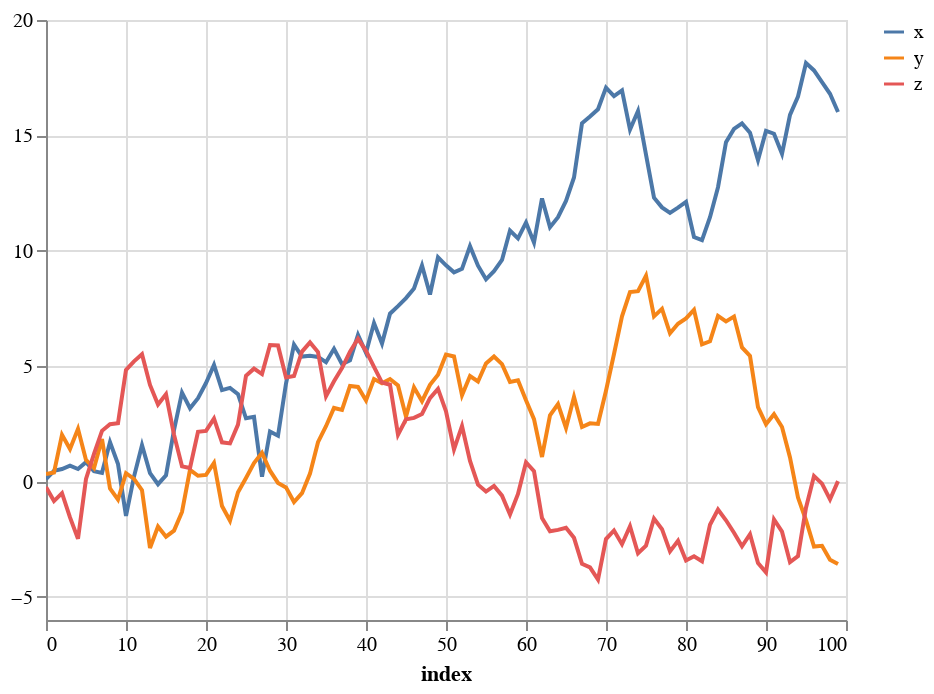

The code cell stored with this chart in its notebook:
### Code cell
df.plot(kind='line')

### Figure 1 — Vega-Lite specification as saved in the notebook (floating-point values rounded to 4 significant figures)
{"$schema": "https://vega.github.io/schema/vega-lite/v3.4.0.json", "config": {"mark": {"tooltip": null}, "view": {"height": 300, "width": 400}}, "data": {"name": "data-13099b60e16e19b1dfc8ec8ad5449064"}, "datasets": {"data-13099b60e16e19b1dfc8ec8ad5449064": [{"index": 0, "x": 0.1017, "y": 0.3197, "z": -0.2409}, {"index": 1, "x": 0.4638, "y": 0.3928, "z": -0.847}, {"index": 2, "x": 0.5428, "y": 2.022, "z": -0.5041}, {"index": 3, "x": 0.6918, "y": 1.408, "z": -1.553}, {"index": 4, "x": 0.5438, "y": 2.282, "z": -2.48}, {"index": 5, "x": 0.8413, "y": 0.9336, "z": 0.1159}, {"index": 6, "x": 0.4441, "y": 0.5846, "z": 1.199}, {"index": 7, "x": 0.3769, "y": 1.845, "z": 2.197}, {"index": 8, "x": 1.709, "y": -0.2965, "z": 2.485}, {"index": 9, "x": 0.7594, "y": -0.784, "z": 2.53}, {"index": 10, "x": -1.487, "y": 0.36, "z": 4.835}, {"index": 11, "x": 0.2151, "y": 0.1158, "z": 5.209}, {"index": 12, "x": 1.574, "y": -0.3725, "z": 5.515}, {"index": 13, "x": 0.368, "y": -2.878, "z": 4.187}, {"index": 14, "x": -0.1154, "y": -1.951, "z": 3.339}, {"index": 15, "x": 0.2686, "y": -2.388, "z": 3.781}, {"index": 16, "x": 2.227, "y": -2.126, "z": 2.033}, {"index": 17, "x": 3.851, "y": -1.319, "z": 0.6587}, {"index": 18, "x": 3.176, "y": 0.5053, "z": 0.5844}, {"index": 19, "x": 3.611, "y": 0.2488, "z": 2.155}, {"index": 20, "x": 4.268, "y": 0.287, "z": 2.193}, {"index": 21, "x": 5.052, "y": 0.8085, "z": 2.727}, {"index": 22, "x": 3.961, "y": -1.06, "z": 1.699}, {"index": 23, "x": 4.058, "y": -1.694, "z": 1.652}, {"index": 24, "x": 3.786, "y": -0.4675, "z": 2.469}, {"index": 25, "x": 2.742, "y": 0.1524, "z": 4.583}, {"index": 26, "x": 2.801, "y": 0.7991, "z": 4.892}, {"index": 27, "x": 0.2069, "y": 1.247, "z": 4.654}, {"index": 28, "x": 2.166, "y": 0.4687, "z": 5.913}, {"index": 29, "x": 1.983, "y": -0.05891, "z": 5.894}, {"index": 30, "x": 4.249, "y": -0.2545, "z": 4.508}, {"index": 31, "x": 5.934, "y": -0.8869, "z": 4.572}, {"index": 32, "x": 5.414, "y": -0.5045, "z": 5.63}, {"index": 33, "x": 5.45, "y": 0.343, "z": 6.03}, {"index": 34, "x": 5.4, "y": 1.704, "z": 5.612}, {"index": 35, "x": 5.173, "y": 2.398, "z": 3.692}, {"index": 36, "x": 5.75, "y": 3.189, "z": 4.344}, {"index": 37, "x": 5.093, "y": 3.107, "z": 4.918}, {"index": 38, "x": 5.254, "y": 4.141, "z": 5.621}, {"index": 39, "x": 6.358, "y": 4.098, "z": 6.186}, {"index": 40, "x": 5.58, "y": 3.514, "z": 5.665}, {"index": 41, "x": 6.869, "y": 4.439, "z": 4.971}, {"index": 42, "x": 5.978, "y": 4.256, "z": 4.29}, {"index": 43, "x": 7.274, "y": 4.442, "z": 4.196}, {"index": 44, "x": 7.601, "y": 4.162, "z": 2.033}, {"index": 45, "x": 7.949, "y": 2.813, "z": 2.694}, {"index": 46, "x": 8.364, "y": 4.084, "z": 2.76}, {"index": 47, "x": 9.36, "y": 3.483, "z": 2.928}, {"index": 48, "x": 8.105, "y": 4.19, "z": 3.614}, {"index": 49, "x": 9.715, "y": 4.624, "z": 4.015}, {"index": 50, "x": 9.37, "y": 5.504, "z": 3.041}, {"index": 51, "x": 9.066, "y": 5.421, "z": 1.395}, {"index": 52, "x": 9.218, "y": 3.739, "z": 2.409}, {"index": 53, "x": 10.2, "y": 4.573, "z": 0.8947}, {"index": 54, "x": 9.352, "y": 4.336, "z": -0.1368}, {"index": 55, "x": 8.763, "y": 5.119, "z": -0.4335}, {"index": 56, "x": 9.118, "y": 5.419, "z": -0.1889}, {"index": 57, "x": 9.603, "y": 5.087, "z": -0.6122}, {"index": 58, "x": 10.88, "y": 4.311, "z": -1.426}, {"index": 59, "x": 10.54, "y": 4.387, "z": -0.5399}, {"index": 60, "x": 11.23, "y": 3.518, "z": 0.8324}, {"index": 61, "x": 10.36, "y": 2.704, "z": 0.4496}, {"index": 62, "x": 12.27, "y": 1.065, "z": -1.58}, {"index": 63, "x": 11.02, "y": 2.866, "z": -2.157}, {"index": 64, "x": 11.45, "y": 3.352, "z": -2.096}, {"index": 65, "x": 12.16, "y": 2.322, "z": -2.002}, {"index": 66, "x": 13.18, "y": 3.665, "z": -2.439}, {"index": 67, "x": 15.52, "y": 2.361, "z": -3.568}, {"index": 68, "x": 15.82, "y": 2.522, "z": -3.717}, {"index": 69, "x": 16.13, "y": 2.494, "z": -4.247}, {"index": 70, "x": 17.07, "y": 3.936, "z": -2.493}, {"index": 71, "x": 16.7, "y": 5.525, "z": -2.121}, {"index": 72, "x": 16.95, "y": 7.16, "z": -2.715}, {"index": 73, "x": 15.25, "y": 8.21, "z": -1.936}, {"index": 74, "x": 16.05, "y": 8.25, "z": -3.107}, {"index": 75, "x": 14.16, "y": 8.916, "z": -2.777}, {"index": 76, "x": 12.3, "y": 7.155, "z": -1.605}, {"index": 77, "x": 11.88, "y": 7.481, "z": -2.065}, {"index": 78, "x": 11.64, "y": 6.424, "z": -3.024}, {"index": 79, "x": 11.87, "y": 6.834, "z": -2.567}, {"index": 80, "x": 12.12, "y": 7.067, "z": -3.424}, {"index": 81, "x": 10.59, "y": 7.438, "z": -3.239}, {"index": 82, "x": 10.46, "y": 5.944, "z": -3.456}, {"index": 83, "x": 11.46, "y": 6.077, "z": -1.871}, {"index": 84, "x": 12.75, "y": 7.178, "z": -1.21}, {"index": 85, "x": 14.71, "y": 6.94, "z": -1.679}, {"index": 86, "x": 15.28, "y": 7.147, "z": -2.218}, {"index": 87, "x": 15.52, "y": 5.813, "z": -2.804}, {"index": 88, "x": 15.12, "y": 5.444, "z": -2.281}, {"index": 89, "x": 13.93, "y": 3.221, "z": -3.535}, {"index": 90, "x": 15.19, "y": 2.487, "z": -3.938}, {"index": 91, "x": 15.07, "y": 2.918, "z": -1.645}, {"index": 92, "x": 14.2, "y": 2.365, "z": -2.172}, {"index": 93, "x": 15.89, "y": 1.043, "z": -3.493}, {"index": 94, "x": 16.68, "y": -0.6943, "z": -3.228}, {"index": 95, "x": 18.13, "y": -1.676, "z": -1.135}, {"index": 96, "x": 17.81, "y": -2.815, "z": 0.2389}, {"index": 97, "x": 17.31, "y": -2.786, "z": -0.0913}, {"index": 98, "x": 16.8, "y": -3.386, "z": -0.7752}, {"index": 99, "x": 16.01, "y": -3.57, "z": 0.01863}]}, "encoding": {"color": {"field": "column", "title": null, "type": "nominal"}, "tooltip": [{"field": "index", "type": "quantitative"}, {"field": "x", "type": "quantitative"}, {"field": "y", "type": "quantitative"}, {"field": "z", "type": "quantitative"}], "x": {"field": "index", "type": "quantitative"}, "y": {"field": "value", "title": null, "type": "quantitative"}}, "mark": "line", "selection": {"selector004": {"bind": "scales", "encodings": ["x", "y"], "type": "interval"}}, "transform": [{"as": ["column", "value"], "fold": ["x", "y", "z"]}]}
